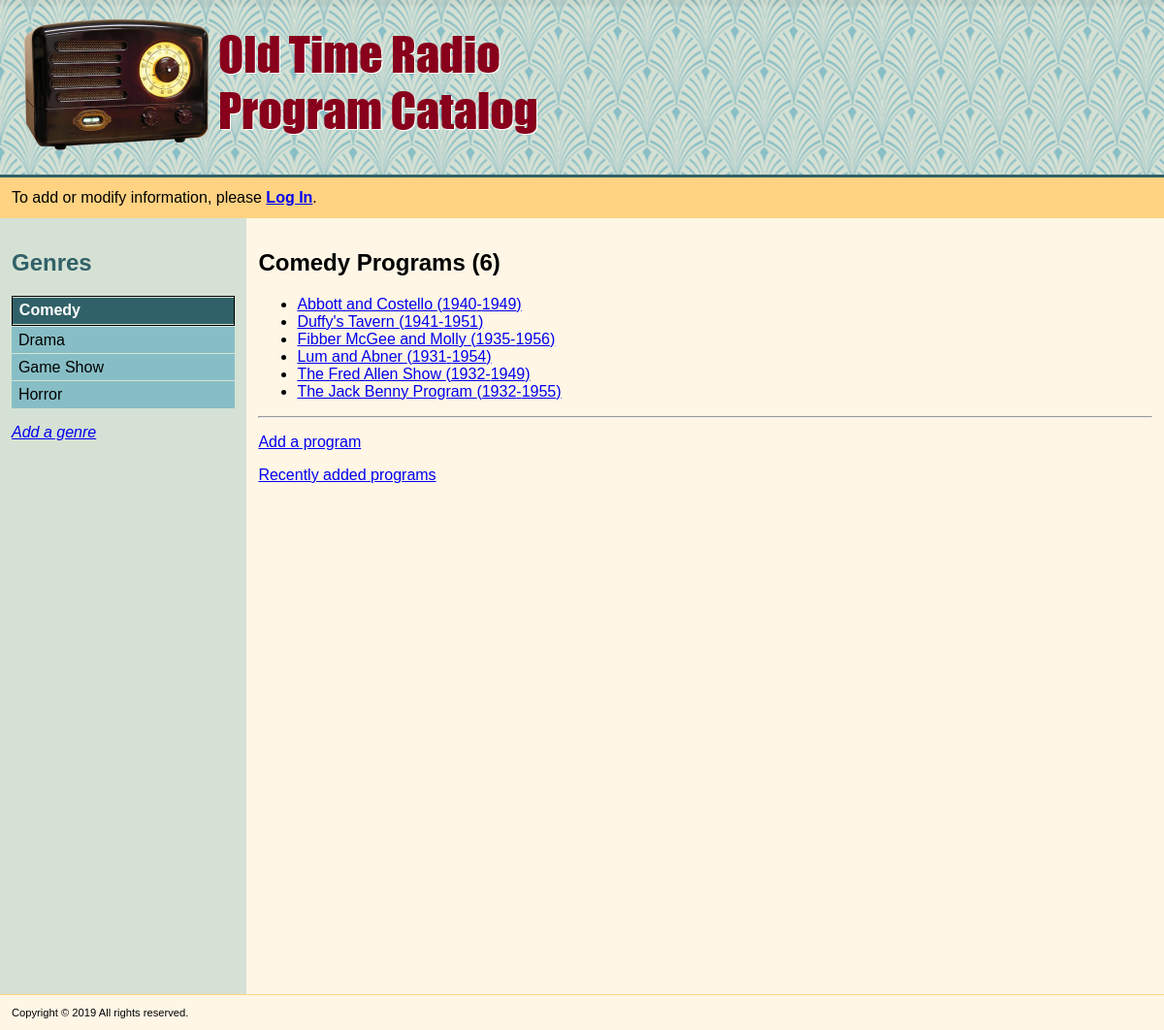
/genre/1/program, run on the app's committed database.
### models.py (models this page shows, shortened)
class Genre(Base):
    __tablename__ = 'genre'
    id = Column(Integer, primary_key=True)
    name = Column(String(100), nullable=False, unique=True)
    user_id = Column(Integer, ForeignKey('user.id'))
    user = relationship(User)
    time_created = Column(DateTime(timezone=True), server_default=func.now())
    time_updated = Column(DateTime(timezone=True), onupdate=func.now())

class Program(Base):
    __tablename__ = 'program'
    name = Column(String(120), nullable=False, unique=True)
    id = Column(Integer, primary_key=True)
    description = Column(String(1000))
    yearBegan = Column(Integer, nullable=False)
    yearEnded = Column(Integer, nullable=False)
    genre_id = Column(Integer, ForeignKey('genre.id'))
    genre = relationship(Genre)
    user_id = Column(Integer, ForeignKey('user.id'))
    user = relationship(User)
    time_created = Column(DateTime(timezone=True), server_default=func.now())
    time_updated = Column(DateTime(timezone=True), onupdate=func.now())

### application.py (the view)
@app.route('/genre/<int:genre_id>')
@app.route('/genre/<int:genre_id>/program')
def showGenre(genre_id):
    genres = session.query(Genre).order_by('name').all()
    genre = session.query(Genre).filter_by(id=genre_id).one()
    programs = session.query(Program).filter_by(
                                                genre_id=genre_id
                                               ).order_by('name').all()
    return render_template('showGenre.html', genres=genres, genre=genre,
                           programs=programs)

### application.py (called while the page is built)
def _fk_pragma_on_connect(dbapi_con, con_record):
    dbapi_con.execute('pragma foreign_keys=ON')

### templates/showGenre.html (shortened to what this page needs)
{% extends "main.html" %}
{% block content %}
<h1>{{genre.name}} Programs ({{programs|count}})</h1>
{% if programs|count > 0 %}
	<ul>
	{% for program in programs %}
		<li>
			<a href='{{url_for("showProgram", genre_id=genre.id, program_id=program.id)}}'>
			{{program.name}} ({{program.yearBegan}}-{{program.yearEnded}})
			</a>
		</li>
	{% endfor %}
	</ul>
	<hr>
{% endif %}
<p>
	<a href='{{url_for("addProgram", genre_id=genre.id)}}'>
	Add a program
	</a>
</p>
<p>
	<a href='{{url_for("latestPrograms")}}'>
	Recently added programs
	</a>
</p>
{% endblock %}

### templates/nav.html
<h1>Genres</h1>
{% if genres|count > 0 %}
	<ul>
	{% for g in genres %}
	<li {% if genre and genre.id == g.id %}class="selected"{% endif %}><a href='{{url_for("showGenre", genre_id=g.id)}}'>{{g.name}}</a></li>
	{% endfor %}
	</ul>
{% else %}
	<p>There are no genres currently defined.</p>
{% endif %}
{% if request.path != '/genre/add' %}
	<p><a href='{{url_for("addGenre")}}'>Add a genre</a></p>
{% endif %}

### static/style.css (style rules this page uses)
* { box-sizing: border-box; }
div.container, html, body { height: 100%; margin: 0; padding: 0; }
body { font-family: Arial; }
nav > h1 { color: #316168 }
nav > ul { list-style-type: none; margin: 0; padding: 0; }
nav > ul a { display: block; color: #000; padding: 2% 3%; text-decoration: none; margin: 1px 0px; background-color: #87bec6; }
nav > ul > li.selected a { font-weight: bold; color: white; background-color: #316168; }
nav > ul >li.selected { border: 1px solid black; }
nav > p > a { font-style: italic; }

### data on the page
Genre: name "Comedy"
Genre: name "Drama"
Genre: name "Game Show"
Genre: name "Horror"
Program: name "Abbott and Costello", yearBegan "1940", yearEnded "1949"
Program: name "Duffy's Tavern", yearBegan "1941", yearEnded "1951"
Program: name "Fibber McGee and Molly", yearBegan "1935", yearEnded "1956"
Program: name "Lum and Abner", yearBegan "1931", yearEnded "1954"
Program: name "The Fred Allen Show", yearBegan "1932", yearEnded "1949"
Program: name "The Jack Benny Program", yearBegan "1932", yearEnded "1955"

### other printed values
{{ programs|count }} "6"
